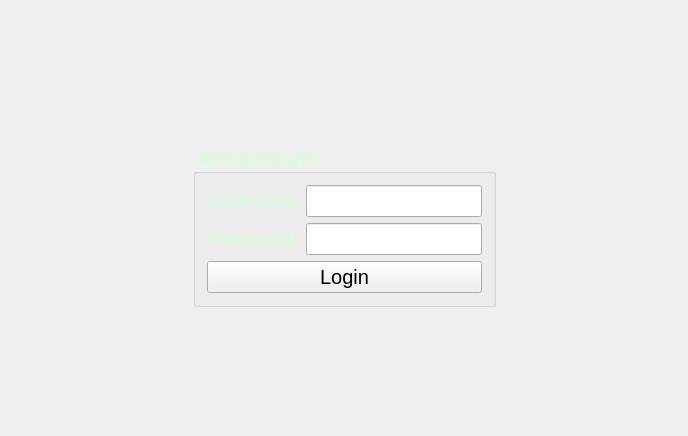
<?xml version="1.0" encoding="UTF-8"?>
<ui version="4.0">
 <class>MainWindow</class>
 <widget class="QMainWindow" name="MainWindow">
  <property name="geometry">
   <rect>
    <x>0</x>
    <y>0</y>
    <width>688</width>
    <height>436</height>
   </rect>
  </property>
  <property name="windowTitle">
   <string>MainWindow</string>
  </property>
  <widget class="QWidget" name="centralWidget">
   <layout class="QGridLayout" name="gridLayout_2">
    <item row="0" column="1">
     <spacer name="verticalSpacer">
      <property name="orientation">
       <enum>Qt::Vertical</enum>
      </property>
      <property name="sizeHint" stdset="0">
       <size>
        <width>20</width>
        <height>133</height>
       </size>
      </property>
     </spacer>
    </item>
    <item row="1" column="0">
     <spacer name="horizontalSpacer">
      <property name="orientation">
       <enum>Qt::Horizontal</enum>
      </property>
      <property name="sizeHint" stdset="0">
       <size>
        <width>154</width>
        <height>20</height>
       </size>
      </property>
     </spacer>
    </item>
    <item row="1" column="1">
     <widget class="QGroupBox" name="groupBox">
      <property name="minimumSize">
       <size>
        <width>300</width>
        <height>150</height>
       </size>
      </property>
      <property name="styleSheet">
       <string notr="true">font: 20px;
color: rgb(211, 255, 215);</string>
      </property>
      <property name="title">
       <string>Авторизация</string>
      </property>
      <layout class="QGridLayout" name="gridLayout">
       <item row="1" column="0">
        <layout class="QVBoxLayout" name="verticalLayout_5">
         <item>
          <layout class="QHBoxLayout" name="horizontalLayout_3">
           <item>
            <layout class="QVBoxLayout" name="verticalLayout">
             <item>
              <widget class="QLabel" name="Label">
               <property name="minimumSize">
                <size>
                 <width>0</width>
                 <height>0</height>
                </size>
               </property>
               <property name="styleSheet">
                <string notr="true">font: 16pt &quot;Segoe Script&quot;;
color: rgb(211, 255, 215);</string>
               </property>
               <property name="text">
                <string>Username</string>
               </property>
              </widget>
             </item>
             <item>
              <widget class="QLabel" name="Label_2">
               <property name="styleSheet">
                <string notr="true">font: 16pt &quot;Segoe Script&quot;;
color: rgb(211, 255, 215);</string>
               </property>
               <property name="text">
                <string>Password</string>
               </property>
              </widget>
             </item>
            </layout>
           </item>
           <item>
            <layout class="QVBoxLayout" name="verticalLayout_4">
             <item>
              <widget class="QLineEdit" name="Login_2">
               <property name="styleSheet">
                <string notr="true">color:black;</string>
               </property>
              </widget>
             </item>
             <item>
              <widget class="QLineEdit" name="Password">
               <property name="styleSheet">
                <string notr="true">color:black;</string>
               </property>
               <property name="echoMode">
                <enum>QLineEdit::Password</enum>
               </property>
              </widget>
             </item>
            </layout>
           </item>
          </layout>
         </item>
         <item>
          <widget class="QPushButton" name="Login">
           <property name="styleSheet">
            <string notr="true">color: black;</string>
           </property>
           <property name="text">
            <string>Login</string>
           </property>
          </widget>
         </item>
        </layout>
       </item>
      </layout>
     </widget>
    </item>
    <item row="1" column="2">
     <spacer name="horizontalSpacer_2">
      <property name="orientation">
       <enum>Qt::Horizontal</enum>
      </property>
      <property name="sizeHint" stdset="0">
       <size>
        <width>154</width>
        <height>20</height>
       </size>
      </property>
     </spacer>
    </item>
    <item row="2" column="1">
     <spacer name="verticalSpacer_2">
      <property name="orientation">
       <enum>Qt::Vertical</enum>
      </property>
      <property name="sizeHint" stdset="0">
       <size>
        <width>20</width>
        <height>117</height>
       </size>
      </property>
     </spacer>
    </item>
   </layout>
  </widget>
 </widget>
 <layoutdefault spacing="6" margin="11"/>
 <resources/>
 <connections/>
</ui>
